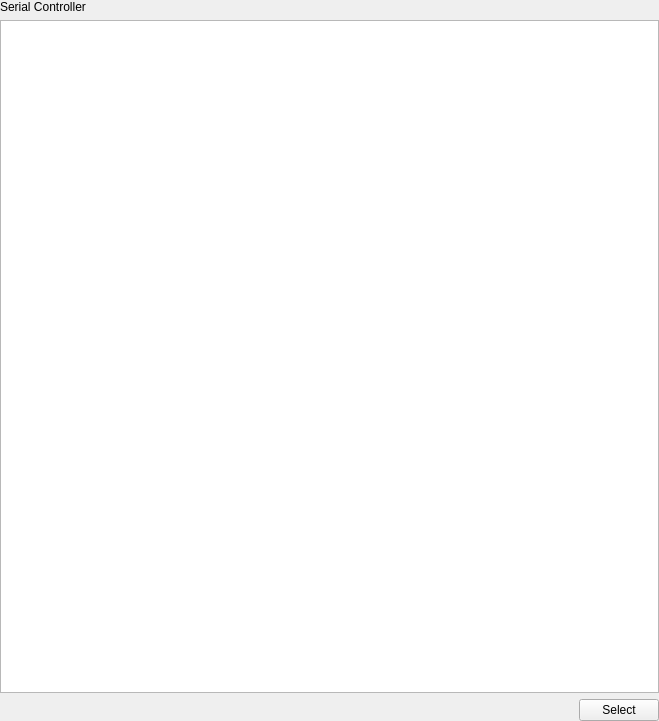
<?xml version="1.0" encoding="UTF-8"?>
<ui version="4.0">
 <class>SerialDeviceSelector</class>
 <widget class="QWidget" name="SerialDeviceSelector">
  <property name="geometry">
   <rect>
    <x>0</x>
    <y>0</y>
    <width>659</width>
    <height>721</height>
   </rect>
  </property>
  <property name="windowTitle">
   <string>Form</string>
  </property>
  <layout class="QVBoxLayout" name="verticalLayout">
   <property name="leftMargin">
    <number>0</number>
   </property>
   <property name="topMargin">
    <number>0</number>
   </property>
   <property name="rightMargin">
    <number>0</number>
   </property>
   <property name="bottomMargin">
    <number>0</number>
   </property>
   <item>
    <widget class="QLabel" name="label">
     <property name="text">
      <string>Serial Controller</string>
     </property>
    </widget>
   </item>
   <item>
    <widget class="QListView" name="listViewSerialDevice">
     <property name="horizontalScrollBarPolicy">
      <enum>Qt::ScrollBarPolicy::ScrollBarAlwaysOff</enum>
     </property>
     <property name="editTriggers">
      <set>QAbstractItemView::EditTrigger::NoEditTriggers</set>
     </property>
     <property name="showDropIndicator" stdset="0">
      <bool>false</bool>
     </property>
     <property name="dragDropMode">
      <enum>QAbstractItemView::DragDropMode::DragOnly</enum>
     </property>
     <property name="alternatingRowColors">
      <bool>true</bool>
     </property>
     <property name="selectionBehavior">
      <enum>QAbstractItemView::SelectionBehavior::SelectRows</enum>
     </property>
     <property name="textElideMode">
      <enum>Qt::TextElideMode::ElideMiddle</enum>
     </property>
     <property name="movement">
      <enum>QListView::Movement::Snap</enum>
     </property>
    </widget>
   </item>
   <item>
    <layout class="QHBoxLayout" name="horizontalLayout">
     <item>
      <spacer name="horizontalSpacer">
       <property name="orientation">
        <enum>Qt::Orientation::Horizontal</enum>
       </property>
       <property name="sizeHint" stdset="0">
        <size>
         <width>40</width>
         <height>20</height>
        </size>
       </property>
      </spacer>
     </item>
     <item>
      <widget class="QPushButton" name="pushButtonSelect">
       <property name="text">
        <string>Select</string>
       </property>
      </widget>
     </item>
    </layout>
   </item>
  </layout>
 </widget>
 <resources/>
 <connections/>
</ui>
